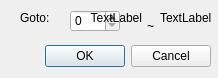
<?xml version="1.0" encoding="UTF-8"?>
<ui version="4.0">
 <class>GotoDialog</class>
 <widget class="QDialog" name="GotoDialog">
  <property name="windowModality">
   <enum>Qt::NonModal</enum>
  </property>
  <property name="geometry">
   <rect>
    <x>0</x>
    <y>0</y>
    <width>218</width>
    <height>78</height>
   </rect>
  </property>
  <property name="windowTitle">
   <string/>
  </property>
  <property name="modal">
   <bool>true</bool>
  </property>
  <widget class="QDialogButtonBox" name="buttonBox">
   <property name="geometry">
    <rect>
     <x>10</x>
     <y>40</y>
     <width>201</width>
     <height>32</height>
    </rect>
   </property>
   <property name="orientation">
    <enum>Qt::Horizontal</enum>
   </property>
   <property name="standardButtons">
    <set>QDialogButtonBox::Cancel|QDialogButtonBox::Ok</set>
   </property>
  </widget>
  <widget class="QSpinBox" name="spinBox">
   <property name="geometry">
    <rect>
     <x>70</x>
     <y>10</y>
     <width>50</width>
     <height>22</height>
    </rect>
   </property>
  </widget>
  <widget class="QLabel" name="label">
   <property name="geometry">
    <rect>
     <x>20</x>
     <y>10</y>
     <width>81</width>
     <height>16</height>
    </rect>
   </property>
   <property name="text">
    <string>Goto:</string>
   </property>
  </widget>
  <widget class="QLabel" name="min">
   <property name="geometry">
    <rect>
     <x>70</x>
     <y>10</y>
     <width>72</width>
     <height>15</height>
    </rect>
   </property>
   <property name="layoutDirection">
    <enum>Qt::RightToLeft</enum>
   </property>
   <property name="text">
    <string>TextLabel</string>
   </property>
   <property name="alignment">
    <set>Qt::AlignRight|Qt::AlignTrailing|Qt::AlignVCenter</set>
   </property>
  </widget>
  <widget class="QLabel" name="max">
   <property name="geometry">
    <rect>
     <x>160</x>
     <y>10</y>
     <width>72</width>
     <height>15</height>
    </rect>
   </property>
   <property name="text">
    <string>TextLabel</string>
   </property>
  </widget>
  <widget class="QLabel" name="label_2">
   <property name="geometry">
    <rect>
     <x>147</x>
     <y>18</y>
     <width>31</width>
     <height>16</height>
    </rect>
   </property>
   <property name="text">
    <string>~</string>
   </property>
  </widget>
 </widget>
 <resources/>
 <connections>
  <connection>
   <sender>buttonBox</sender>
   <signal>accepted()</signal>
   <receiver>GotoDialog</receiver>
   <slot>accept()</slot>
   <hints>
    <hint type="sourcelabel">
     <x>248</x>
     <y>254</y>
    </hint>
    <hint type="destinationlabel">
     <x>157</x>
     <y>274</y>
    </hint>
   </hints>
  </connection>
  <connection>
   <sender>buttonBox</sender>
   <signal>rejected()</signal>
   <receiver>GotoDialog</receiver>
   <slot>reject()</slot>
   <hints>
    <hint type="sourcelabel">
     <x>316</x>
     <y>260</y>
    </hint>
    <hint type="destinationlabel">
     <x>286</x>
     <y>274</y>
    </hint>
   </hints>
  </connection>
 </connections>
</ui>
